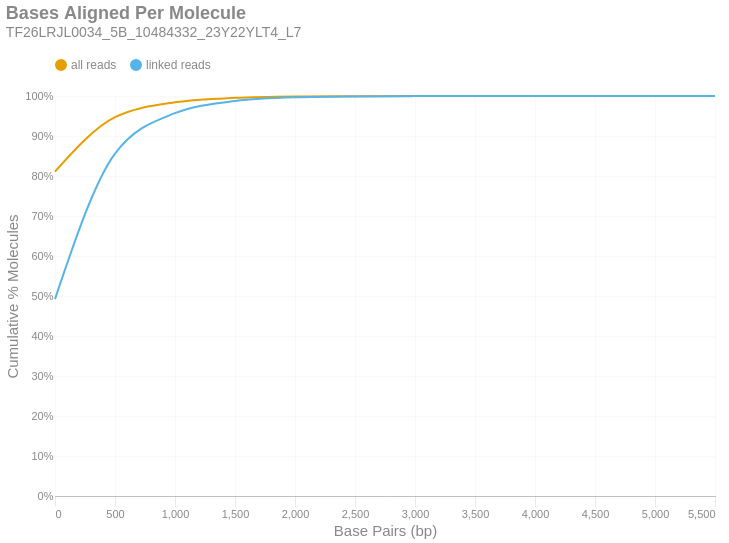

The cell this chart's notebook holds for it:
### Markdown cell above
### Bases Aligned Per Molecule
This is a cumulative frequency distribution showing the number of base pairs aligned per unique molecule. These data are shown in 500 bp bins. There are two distributions: one with `all reads` (yellow) and another with only `linked reads` (blue). The percent of molecules in the `linked reads` distribution is relative to the total number of linked molecules.

### Code cell
if SKIPLR:
    print_html(f"Skipped")
else:
    binned_df = consolidated_hist(valids['aligned_bp'], mask, 500, True)
    with SafeRender(binned_df):
        (
            density_plot(binned_df, 'Bases Aligned Per Molecule', samplename, 'basesper')
            .encode(
                x=alt.X('bin:Q', title="Base Pairs (bp)").axis(tickMinStep=500).scale(padding=0),
                y=alt.Y('value:Q', title='Cumulative % Molecules')
                    .axis(format='%')
                    .scale(domain = [0,1])
                    .stack(False),
                color=alt.Color("key:N").scale(domain = ["all reads", "linked reads"]),
                tooltip = [
                    alt.Tooltip("key:N", title = "Data Type"),
                    alt.Tooltip("range_label:N", title="Bases Aligned Per Molecule"),
                    alt.Tooltip("value:Q", format = ".2%", title="% Molecules (Cum.)")
                ]
            )
        ).display()

### Figure 1 — Vega-Lite specification as saved in the notebook (floating-point values rounded to 4 significant figures)
{"width": "container", "height": 400, "config": {"title": {"anchor": "start", "dy": -15, "fontSize": 18, "color": "#888888", "subtitleColor": "#888888", "subtitleFontSize": 14}, "arc": {"fill": "#0072B2"}, "axis": {"domainColor": "#888888", "domainWidth": 0.5, "gridWidth": 0.2, "grid": false, "titleFontWeight": 400, "titleFontSize": 15, "labelFontSize": 11, "labelColor": "#888888", "tickColor": "#888888", "tickWidth": 0.2, "titleColor": "#888888"}, "axisBand": {"grid": false}, "axisX": {"grid": true, "tickSize": 10, "domainCap": "round"}, "axisY": {"domain": false, "grid": true, "tickSize": 0, "domainCap": "round"}, "background": "transparent", "header": {"labelFontSize": 15, "labelColor": "#888888", "titleFontSize": 15, "titleFontWeight": 600, "titleColor": "#888888"}, "legend": {"labelFont": "sans-serif", "labelFontSize": 12, "labelColor": "#888888", "symbolSize": 100, "symbolType": "circle", "titleFontSize": 12, "titlePadding": 10, "titleColor": "#888888", "title": null, "orient": "top"}, "range": {"category": ["#E69F00", "#56B4E9", "#009E73", "#F0E442", "#0072B2", "#D55E00", "#CC79A7", "#000000"], "diverging": ["#cfe8f3", "#a2d4ec", "#73bfe2", "#46abdb", "#1696d2", "#12719e"]}, "area": {"fill": "#0072B2", "fillOpacity": 0.7, "line": true, "strokeOpacity": 0.7}, "line": {"color": "#0072B2", "stroke": "#0072B2", "strokeWidth": 2}, "trail": {"color": "#0072B2", "stroke": "#0072B2", "strokeWidth": 0, "size": 1}, "point": {"filled": true, "fillOpacity": 1.0, "size": 95}, "text": {"color": "#888888", "fontSize": 11, "align": "right", "fontWeight": 400, "size": 11}, "bar": {"fill": "#0072B2", "stroke": null}, "view": {"stroke": null, "continuousWidth": 660, "continuousHeight": 400}}, "data": {"name": "data-d0b4bb96801a576bbc67e93805c16d65"}, "mark": {"type": "line", "interpolate": "monotone", "point": {"opacity": 0, "size": 275}}, "encoding": {"color": {"field": "key", "scale": {"domain": ["all reads", "linked reads"]}, "type": "nominal"}, "tooltip": [{"field": "key", "title": "Data Type", "type": "nominal"}, {"field": "range_label", "title": "Bases Aligned Per Molecule", "type": "nominal"}, {"field": "value", "format": ".2%", "title": "% Molecules (Cum.)", "type": "quantitative"}], "x": {"axis": {"tickMinStep": 500}, "field": "bin", "scale": {"padding": 0}, "title": "Base Pairs (bp)", "type": "quantitative"}, "y": {"axis": {"format": "%"}, "field": "value", "scale": {"domain": [0, 1]}, "stack": false, "title": "Cumulative % Molecules", "type": "quantitative"}}, "params": [{"name": "param_c36ac31b6afebe62", "select": {"type": "point", "fields": ["key"]}, "bind": "legend"}], "title": {"text": "Bases Aligned Per Molecule", "subtitle": "TF26LRJL0034_5B_10484332_23Y22YLT4_L7"}, "transform": [{"fold": ["all reads (cumsum)", "linked reads (cumsum)"]}, {"calculate": "replace(datum.key, ' (cumsum)', '')", "as": "key"}, {"filter": {"param": "param_c36ac31b6afebe62"}}], "usermeta": {"embedOptions": {"downloadFileName": "TF26LRJL0034_5B_10484332_23Y22YLT4_L7.basesper"}}, "$schema": "https://vega.github.io/schema/vega-lite/v6.4.1.json", "datasets": {"data-d0b4bb96801a576bbc67e93805c16d65": [{"bin": "0.0", "interval": "0.0-500.0", "all reads": 0.8111, "linked reads": 0.4923, "all reads (cumsum)": 0.8111, "linked reads (cumsum)": 0.4923, "range_label": "0-499"}, {"bin": "500.0", "interval": "500.0-1000.0", "all reads": 0.1359, "linked reads": 0.3637, "all reads (cumsum)": 0.9469, "linked reads (cumsum)": 0.856, "range_label": "500-999"}, {"bin": "1000.0", "interval": "1000.0-1500.0", "all reads": 0.03726, "linked reads": 0.101, "all reads (cumsum)": 0.9842, "linked reads (cumsum)": 0.9571, "range_label": "1000-1499"}, {"bin": "1500.0", "interval": "1500.0-2000.0", "all reads": 0.01119, "linked reads": 0.03036, "all reads (cumsum)": 0.9954, "linked reads (cumsum)": 0.9875, "range_label": "1500-1999"}, {"bin": "2000.0", "interval": "2000.0-2500.0", "all reads": 0.003424, "linked reads": 0.009292, "all reads (cumsum)": 0.9988, "linked reads (cumsum)": 0.9967, "range_label": "2000-2499"}, {"bin": "2500.0", "interval": "2500.0-3000.0", "all reads": 0.0008358, "linked reads": 0.002268, "all reads (cumsum)": 0.9996, "linked reads (cumsum)": 0.999, "range_label": "2500-2999"}, {"bin": "3000.0", "interval": "3000.0-3500.0", "all reads": 0.000252, "linked reads": 0.0006838, "all reads (cumsum)": 0.9999, "linked reads (cumsum)": 0.9997, "range_label": "3000-3499"}, {"bin": "3500.0", "interval": "3500.0-4000.0", "all reads": 7.188e-05, "linked reads": 0.000195, "all reads (cumsum)": 1.0, "linked reads (cumsum)": 0.9999, "range_label": "3500-3999"}, {"bin": "4000.0", "interval": "4000.0-4500.0", "all reads": 2.764e-05, "linked reads": 7.502e-05, "all reads (cumsum)": 1.0, "linked reads (cumsum)": 1.0, "range_label": "4000-4499"}, {"bin": "4500.0", "interval": "4500.0-5000.0", "all reads": 9.021e-06, "linked reads": 2.448e-05, "all reads (cumsum)": 1.0, "linked reads (cumsum)": 1.0, "range_label": "4500-4999"}, {"bin": "5000.0", "interval": "5000.0-5500.0", "all reads": 2.328e-06, "linked reads": 6.317e-06, "all reads (cumsum)": 1.0, "linked reads (cumsum)": 1.0, "range_label": "5000-5499"}, {"bin": "5500.0", "interval": "5500.0-6000.0", "all reads": 5.82e-07, "linked reads": 1.579e-06, "all reads (cumsum)": 1.0, "linked reads (cumsum)": 1.0, "range_label": "5500-5999"}]}}
